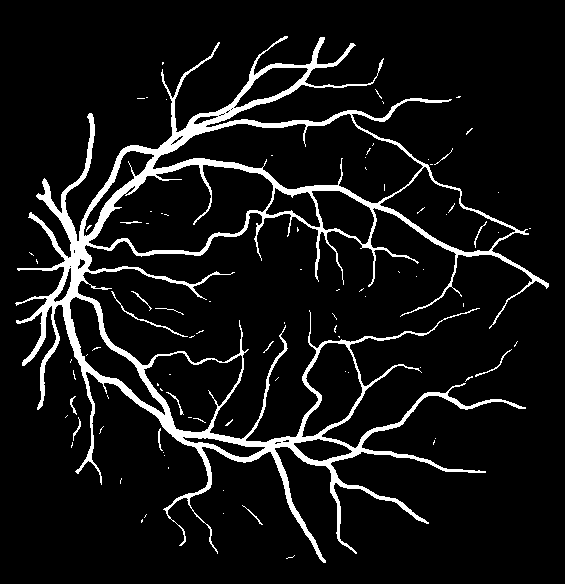
#> input picture pred_05.png, 565 x 584 px, found by its file name; the run also reads 1 picture not shown here
$ jupyter execute --allow-errors 'no.1 提取图结构.ipynb'
#> lines starting #> are read from the running program, lines starting #| are printed output that depends on the picture; after the words box and inside, x2 and y2 are one past the last pixel; in counts of white or black regions, pixels touching at a corner belong together
#> in crop_image, cropped_image is the input picture: PIL image 565x584 L; 8.2% white; 90 white regions (76 under 20 px), largest, box (x1, y1, x2, y2) and area: (15, 36, 549, 563) 25976, (111, 291, 188, 337) 154, (475, 349, 512, 377) 74
#> call 2 of crop_image, with image_path = '/home/xkw/pxlames/segmentation/gt_05.png', position = (160, 160), size = (300, 300), isCrop = False
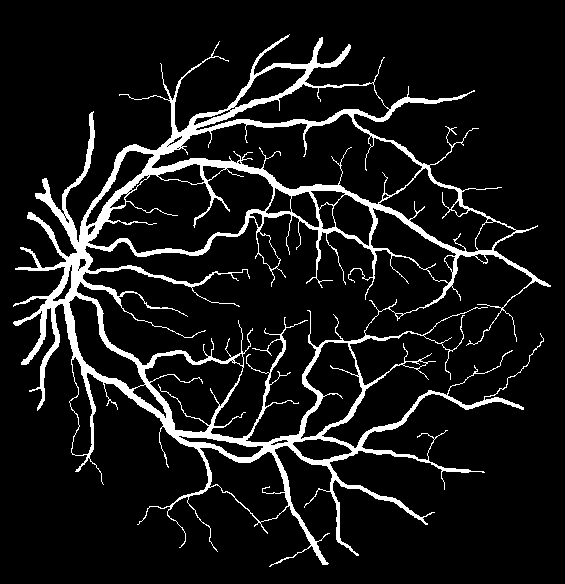
#> input picture gt_05.png, 565 x 584 px, found by its file name
[cell 1]
###——————————————————————————————

# import 差分约束 as DifferentialConnection
import matplotlib.pyplot as plt
from scipy.spatial import distance
from skimage.measure import label, regionprops
import numpy as np
from PIL import Image
import cv2
import numpy as np
from skimage.morphology import skeletonize
from skimage.measure import label, regionprops
import matplotlib.pyplot as plt
import random
import sys
import networkx as nx
from scipy.ndimage import distance_transform_edt
from scipy.spatial import distance
from numpy.polynomial.polynomial import Polynomial

def crop_image(image_path, position, size,isCrop=True):
    # 打开图像
    cropped_image = Image.open(image_path).convert('L')
    if(isCrop):
      # 计算裁剪区域的边界
      left = position[0]
      upper = position[1]
      right = left + size[0]
      lower = upper + size[1]
      # 裁剪图像
      cropped_image = cropped_image.crop((left, upper, right, lower))
    return cropped_image

# 标识骨架图中的独立连通组件。
# [522 lines left out: functions identify_connected_components, segment_paths_in_component, FIRST_segment_and_visualize_vessels, SECOND_segment_and_visualize_vessels, THIRD_segment_and_visualize_vessels, not called in this run]
# 区域分段+特征点信息提取+段与段邻接关系添加=真正的Graph
def segment_and_visualize_vessels(image):
    """
    读取图像，进行骨架提取，检测交点，将血管分段，并用不同颜色显示每个段。

    参数:
    - image_path: str, 输入图像的路径。
    """


    def preprocess_image(binary):
        """
        骨架提取，输入二值化图像，返回骨架图像。
        """
        skeleton = skeletonize(binary // 255)
        return skeleton

    def detect_junctions(skeleton):
        """
        改进的交点检测，标记交点而不是删除。
        """
        points = np.argwhere(skeleton)
        junctions = set()
        for point in points:
            x, y = point
            neighbors = skeleton[max(0, x-1):x+2, max(0, y-1):y+2]
            if np.sum(neighbors) > 3:  # 交点判定条件，可根据需求调整
                junctions.add((x, y))
        return list(junctions)

    def build_graph_and_segment(skeleton, junctions):
        """
        构建图结构并优化交点与段的连通性。
        """
        G = nx.Graph()
        points = np.argwhere(skeleton)

        # 添加所有节点，并标记是否为交点
        for point in points:
            G.add_node(tuple(point), is_junction=(tuple(point) in junctions))

        # 添加边，避免在交点之间直接连通
        for point in points:
            x, y = point
            neighbors = [(x + dx, y + dy) for dx in [-1, 0, 1] for dy in [-1, 0, 1] if (dx, dy) != (0, 0)]
            for n in neighbors:
                if G.has_node(n):
                    # 交点连通策略：交点只与相邻段连接，不直接连接其他交点
                    if not (G.nodes[tuple(point)]['is_junction'] and G.nodes[n]['is_junction']):
                        G.add_edge((x, y), n)

        # 改进环处理：检测图中的环，并确保交点正确分段
        cycles = list(nx.cycle_basis(G))

        # 确保每个环在交点处分割成独立段
        for cycle in cycles:
            for node in cycle:
                if G.nodes[node]['is_junction']:
                    G.remove_node(node)

        # 段的构建：从交点开始扩展段
        segments = []
        visited = set()
        segment_index_map = {}  # 保存每个节点所在的段索引

        def extend_segment(start_node):
            """扩展段，包含普通节点和交点相邻节点"""
            segment = []
            stack = [start_node]
            while stack:
                node = stack.pop()
                if node not in visited:
                    visited.add(node)
                    segment.append(node)
                    segment_index_map[node] = len(segments)  # 标记这个节点属于哪个段
                    for neighbor in G.neighbors(node):
                        if not G.nodes[neighbor]['is_junction'] or neighbor == start_node:
                            stack.append(neighbor)
            return segment

        # 构建所有段，确保交点将段正确分割
        for node in G.nodes:
            if node not in visited and not G.nodes[node]['is_junction']:
                segment = extend_segment(node)
                if segment:
                    segments.append(segment)

        return segments, G, segment_index_map

    # [25 lines left out: function assign_pixels_to_nearest_segment, not called in this run]

    def calculate_segment_features(segment):
        """
        计算段的特征信息，包括两个端点及其斜率，骨架长度和总像素数量。
        """
        segment = np.array(segment)
        # 获取两个端点
        endpoint1 = segment[0]
        endpoint2 = segment[-1]

        # 计算斜率k
        dx = endpoint2[1] - endpoint1[1]
        dy = endpoint2[0] - endpoint1[0]
        direction_k = np.arctan2(dy, dx)  # 斜率，范围 -π 到 π

        # 计算骨架长度（两端点之间的欧氏距离）
        length = distance.euclidean(endpoint1, endpoint2)

        # 计算总像素数量
        pixel_count = len(segment)

        # 返回特征信息
        return {
            'endpoints': (tuple(endpoint1), tuple(endpoint2)),
            'direction_k': direction_k,
            'length': length,
            'pixel_count': pixel_count
        }

    ########## 构建段图，over
    def build_segment_graph(G, segments, junctions, segment_index_map):
        """
        构建段图结构，包含段与段之间的邻接关系，并将段的特征信息作为顶点属性。

        参数:
        - G: 已经构建好的骨架像素点图结构。
        - segments: 由骨架分割而得到的所有段，每段为一个点的列表。
        - junctions: 交点列表，包含所有交点的坐标。
        - segment_index_map: 映射每个节点到其所在的段索引。

        返回:
        - segment_graph: 代表段与段之间关系的图结构，段作为顶点，边表示邻接关系。
        """
        # 初始化段图
        segment_graph = nx.Graph()

        # 在段图中添加段作为节点，并计算段的特征信息
        for i, segment in enumerate(segments):
            features = calculate_segment_features(segment)
            print(f"Segment {i+1}:")
            print(f"  Endpoints: {features['endpoints']}")
            print(f"  Direction (k): {features['direction_k']:.2f} radians")
            print(f"  Length: {features['length']:.2f} pixels")
            print(f"  Pixel Count: {features['pixel_count']}")
            print("-" * 40)
            # 在段图中添加节点并附带段的特征信息
            segment_graph.add_node(i+1, **features)

        # 计算段的邻接关系并添加到段图中
        for junction in junctions:
            neighbors = list(G.neighbors(junction))
            # 获取通过该交点连接的段索引
            connected_segments = set(segment_index_map[n] for n in neighbors if n in segment_index_map)
            for seg1 in connected_segments:
                for seg2 in connected_segments:
                    if seg1 != seg2:
                        # 在段图中添加边表示段之间的邻接关系
                        segment_graph.add_edge(seg1, seg2, weight=1)  # 这里可以扩展为更复杂的权重

        return segment_graph

    ###################### 这个是可视化分段
    def visualize_segments(segments, image_shape):
        """
        可视化线段。
        """
        canvas = np.zeros(image_shape, dtype=np.uint8)
        colors = [(random.randint(50, 255), random.randint(50, 255), random.randint(50, 255)) for _ in range(len(segments))]
        for idx, segment in enumerate(segments):
            for point in segment:
                canvas[point[0], point[1]] = 255
        colored_image = cv2.cvtColor(canvas, cv2.COLOR_GRAY2BGR)
        for idx, segment in enumerate(segments):
            color = colors[idx]
            for point in segment:
                colored_image[point[0], point[1]] = color
        plt.figure(figsize=(10, 10))
        plt.imshow(colored_image)
        plt.axis('off')
        plt.title('血管分段结果')
        plt.show()
    def visualize_segments_andNo(segments, image_shape):
        """
        可视化线段。

        参数:
        - segments: 段的列表，每个段是一个像素坐标的列表。
        - image_shape: 二值图像的形状，用于生成可视化图像的尺寸。
        """
        # 创建一个空的彩色图像，初始化为黑色
        colored_image = np.zeros((image_shape[0], image_shape[1], 3), dtype=np.uint8)

        # 为每个段分配一个随机颜色
        colors = [(random.randint(100, 255), random.randint(100, 255), random.randint(100, 255)) for _ in range(len(segments))]

        # 绘制每个段，使用分配的颜色
        for idx, segment in enumerate(segments):
            color = colors[idx]
            for point in segment:
                if 0 <= point[0] < image_shape[0] and 0 <= point[1] < image_shape[1]:
                    colored_image[point[0], point[1]] = color

        # 转换为 BGR 格式，用于绘制文本
        bgr_image = cv2.cvtColor(colored_image, cv2.COLOR_RGB2BGR)

        # 在每个段的第一个像素位置标记段编号
        for idx, segment in enumerate(segments):
            if segment:
                start_pixel = segment[0]
                if 0 <= start_pixel[0] < bgr_image.shape[0] and 0 <= start_pixel[1] < bgr_image.shape[1]:
                    # 在图像上绘制段编号
                    cv2.putText(bgr_image, str(idx), (start_pixel[1], start_pixel[0]), cv2.FONT_HERSHEY_SIMPLEX, 0.4, (0, 255, 0), 1)

        # 显示结果
        plt.figure(figsize=(10, 10))
        plt.imshow(cv2.cvtColor(bgr_image, cv2.COLOR_BGR2RGB))
        plt.axis('off')
        plt.title('带有段编号的血管分段结果')
        plt.show()

    ### 废弃了，整合进其他函数了
    # [9 lines left out: function extract_vertex_information, not called in this run]


    def visualize_segment_graph(segment_graph):
        """
        改进后的可视化段图函数，显示段与段之间的邻接关系，并在图顶点上添加顶点编号。
        """
        # 使用 spring 布局，并设置参数避免节点重叠
        pos = nx.spring_layout(segment_graph, seed=42, k=0.5, iterations=50)

        plt.figure(figsize=(14, 10))

        # 绘制节点
        nx.draw_networkx_nodes(segment_graph, pos, node_size=500, node_color='skyblue', edgecolors='black')

        # 绘制边，设置边的颜色和粗细
        nx.draw_networkx_edges(segment_graph, pos, edge_color='gray', width=1.5)

        # 设置节点标签为顶点编号
        node_labels = {i: f"{i}" for i in segment_graph.nodes()}
        nx.draw_networkx_labels(segment_graph, pos, labels=node_labels, font_size=8, font_color='black')

        # 显示每个段的详细信息（如斜率、长度等），在节点下方显示
        detailed_labels = {i: f"Len: {d['length']:.1f}, k: {d['direction_k']:.2f}" for i, d in segment_graph.nodes(data=True)}
        for node, (x, y) in pos.items():
            plt.text(x, y - 0.05, detailed_labels[node], fontsize=6, ha='center', va='center', bbox=dict(facecolor='white', alpha=0.7, edgecolor='none', boxstyle='round,pad=0.3'))

        plt.title('改进后的段图及其邻接关系', fontsize=16)
        plt.axis('off')
        plt.tight_layout()
        plt.show()


    # 主流程
    # 调用分段和特征提取函数
    skeleton = preprocess_image(image)
#> in preprocess_image, `skeleton = skeletonize(binary // 255)`:
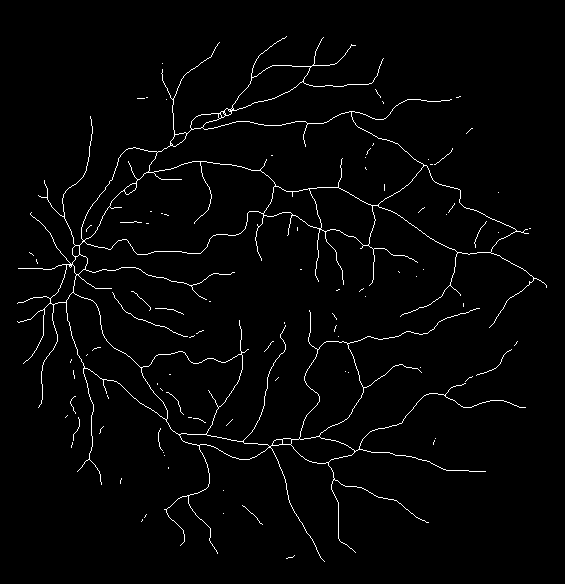
#> skeleton: shape (584, 565) bool; 2.1% white in thin lines or dots, all inside (x1, y1, x2, y2) = (17, 36, 547, 562)
    junctions = detect_junctions(skeleton)
#> in detect_junctions, `points = np.argwhere(skeleton)`: points = 6938 pairs, first value 36 to 561, second value 17 to 546
#> the loop in detect_junctions, `for point in points:` made 6938 passes
#> (x, y) on passes 1 to 3: (36, 286), (37, 285), (37, 323)
#> after the loop in detect_junctions, `for point in points:`: junctions = 366 items
#> junctions = 366 pairs, first value 45 to 510, second value 43 to 534
    segments, G, segment_index_map = build_graph_and_segment(skeleton, junctions)
#> the loop in build_graph_and_segment, `for point in points:` made 6938 passes
#> the loop in build_graph_and_segment, `for point in points:` made 6938 passes
#> in build_graph_and_segment, `cycles = list(nx.cycle_basis(G))`: cycles = []
#> the loop in build_graph_and_segment, `for node in G.nodes:` made 6938 passes
#> segment on passes 26, 32, 115, 441, 443, 468, 523: [(44, 351)], [(45, 353), (45, 354), (45, 355)], [(63, 162)], [(96, 459), (97, 458), (97, 457), (97, 456), (96, 460)], [(97, 146), (97, 147)], [(99, 166)], [(101, 382), (102, 383), (103, 383)]
#> after the loop in build_graph_and_segment, `for node in G.nodes:`: segments = 266 items
#> segments = 266 items; segment_index_map = 6572 items

    # 可视化分段结果
    visualize_segments(segments, skeleton.shape)
#> in visualize_segments, `colors = [(random.randint(50, 255), random.randint(50, 255), random.ra..`: colors = 266 items, first 6: (148, 244, 157), (60, 116, 180), (174, 153, 250), (127, 172, 141), (199, 105, 179), (85, 122, 85)
#> the loop in visualize_segments, `for idx, segment in enumerate(segments):` made 266 passes
#> after the loop in visualize_segments, `for idx, segment in enumerate(segments):`:
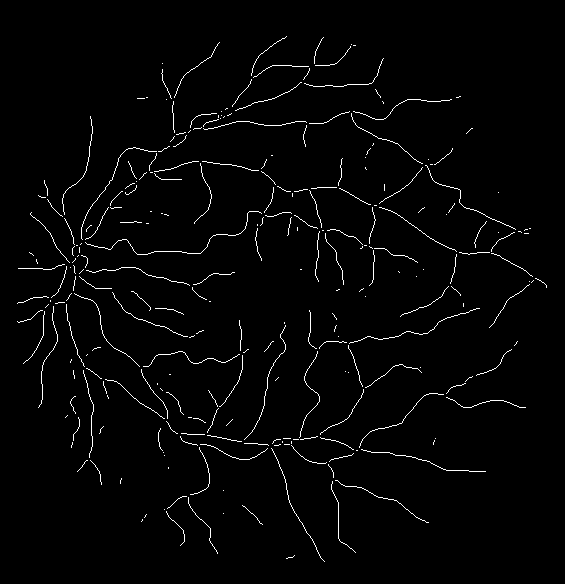
#> canvas: shape (584, 565); 2% white in thin lines or dots, all inside (x1, y1, x2, y2) = (17, 36, 547, 562)
#> the loop in visualize_segments, `for idx, segment in enumerate(segments):` made 266 passes
#> after the loop in visualize_segments, `for idx, segment in enumerate(segments):`:
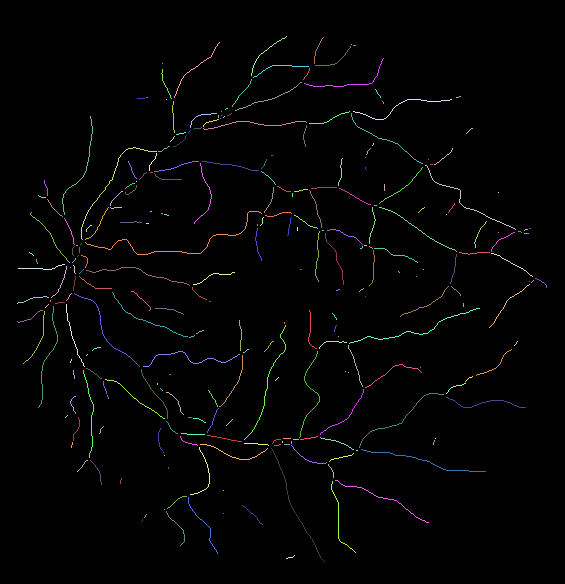
#> colored_image: shape (584, 565, 3); mean B, G, R 2.8, 3.1, 3
    visualize_segments_andNo(segments, skeleton.shape)
#> in visualize_segments_andNo, `colors = [(random.randint(100, 255), random.randint(100, 255), random...`: colors = 266 items, first 6: (131, 101, 175), (194, 106, 254), (159, 136, 147), (216, 128, 222), (188, 166, 133), (107, 153, 192)
#> the loop in visualize_segments_andNo, `for idx, segment in enumerate(segments):` made 266 passes
#> after the loop in visualize_segments_andNo, `for idx, segment in enumerate(segments):`:
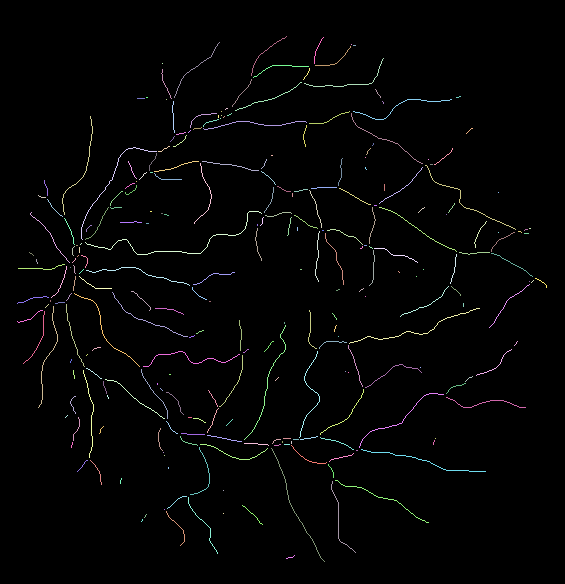
#> colored_image: shape (584, 565, 3); mean of channels 0, 1, 2 3.6, 3.7, 3.7; drawn as B, G, R
#> the loop in visualize_segments_andNo, `for idx, segment in enumerate(segments):` made 266 passes
#> start_pixel on passes 1, 2, 3, 4, 6, 7, 8, 9: (36, 286), (37, 323), (42, 219), (44, 351), (46, 350), (58, 383), (63, 162), (65, 272)
#> after the loop in visualize_segments_andNo, `for idx, segment in enumerate(segments):`:
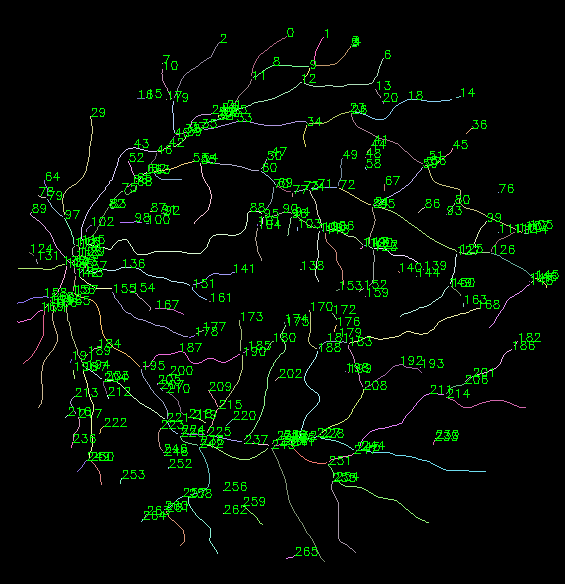
#> bgr_image: shape (584, 565, 3); mean R, G, B 3.3, 12.7, 3.2
#> in visualize_segments_andNo, `plt.show()`:
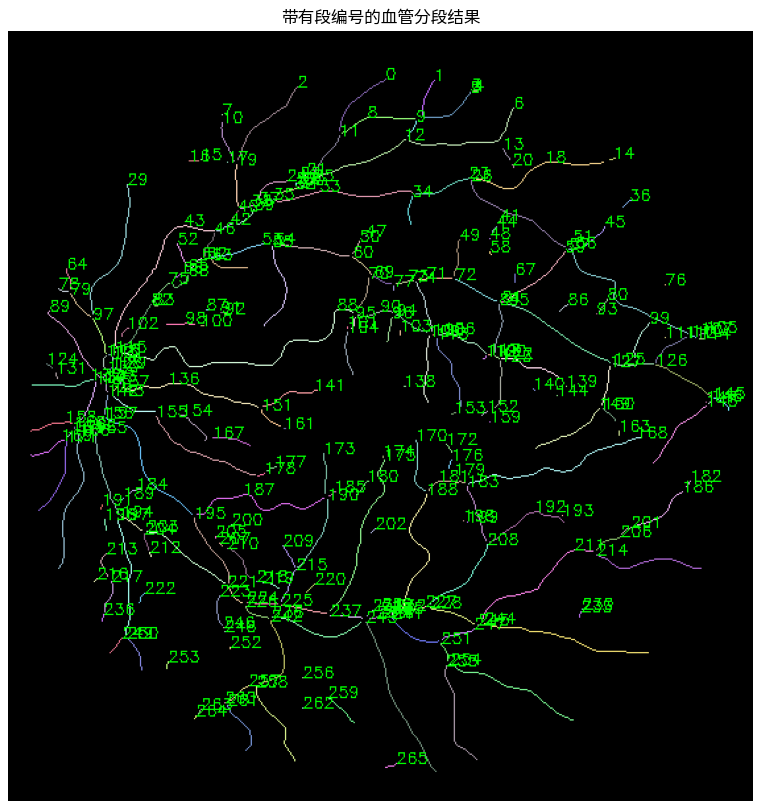
#> figure drawn by matplotlib, 1 panel; B, G, R data is drawn as R, G, B

    # 构建段图
    segment_graph = build_segment_graph(G, segments, junctions, segment_index_map)
#> the loop in build_segment_graph, `for i, segment in enumerate(segments):` made 266 passes
#> (printed output is left out)
#> the loop in build_segment_graph, `for junction in junctions:` made 366 passes
#> junction on passes 1 to 3: (77, 252), (215, 293), (264, 69)
#> (the rest of the program and of its run is left out)
